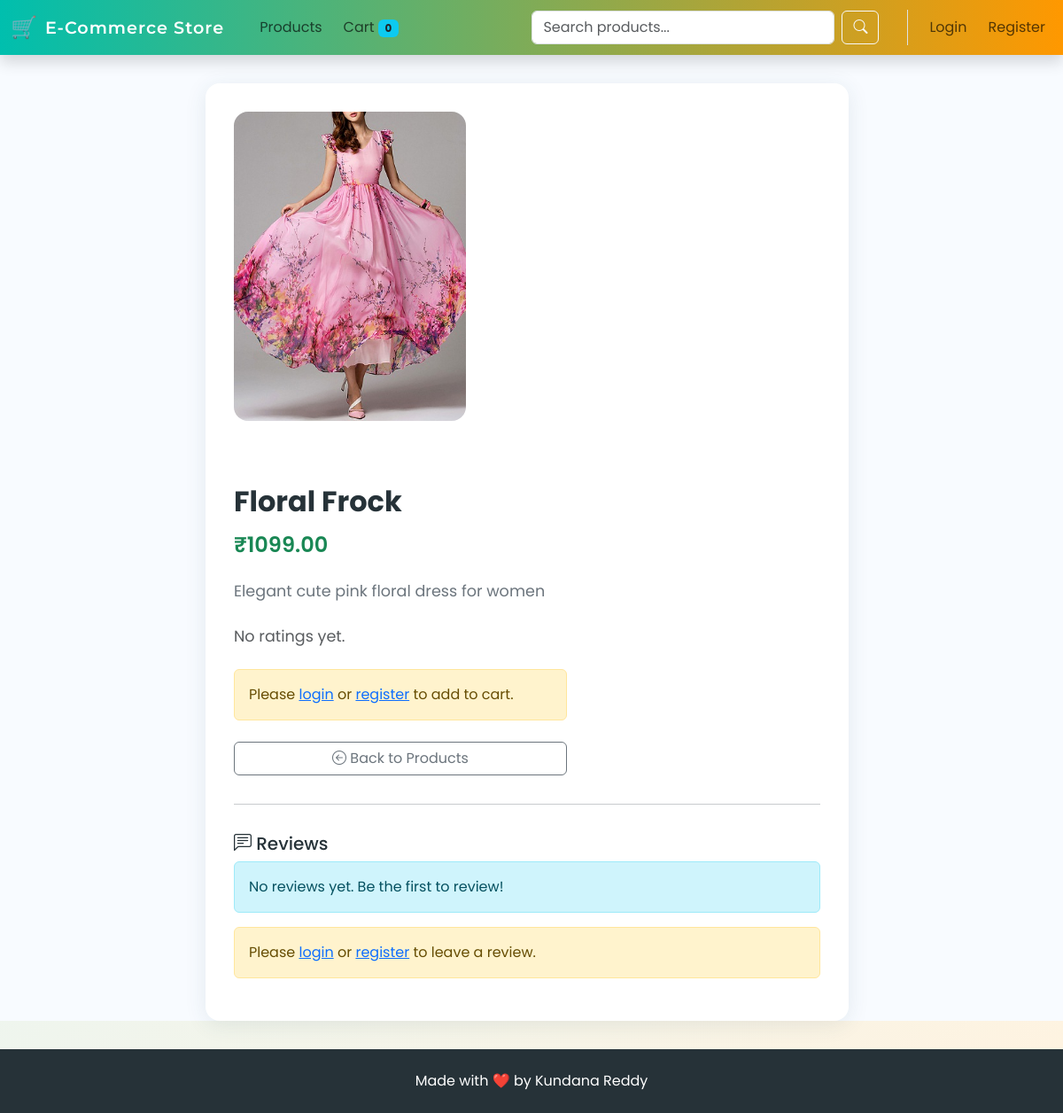
/products/82/floral-frock/, run on the app's committed database.
### store/models.py (models this page shows, shortened)
class Product(models.Model):
    category = models.ForeignKey(Category, related_name='products', on_delete=models.CASCADE)
    name = models.CharField(max_length=255, db_index=True)
    slug = models.SlugField(max_length=255, db_index=True)
    description = models.TextField(blank=True)
    price = models.DecimalField(max_digits=10, decimal_places=2)
    image = models.ImageField(upload_to='products/%Y/%m/%d', blank=True)
    stock = models.PositiveIntegerField()
    available = models.BooleanField(default=True)
    created = models.DateTimeField(auto_now_add=True)
    updated = models.DateTimeField(auto_now=True)
    class Meta:
        ordering = ('name',)
        index_together = (('id', 'slug'),)

### store/views.py (the view, shortened to what this page needs)
# urls.py: path('products/<int:id>/<slug:slug>/', views.product_detail, name='product_detail'),
def product_detail(request, id, slug):
    try:
        product = get_object_or_404(Product, id=id, slug=slug, available=True)
        reviews = product.reviews.select_related('user').all()
        avg_rating = reviews.aggregate(models.Avg('rating'))['rating__avg']
        review_submitted = False
        return render(request, 'store/product_detail.html', {
            'product': product,
            'now': timezone.now(),
            'reviews': reviews,
            'avg_rating': avg_rating,
            'review_submitted': review_submitted
        })
    except Http404:
        messages.error(request, "Product not found.")
        return redirect('product_list')
    except Exception as e:
        logger.error(f"Error in product_detail view: {e}")
        messages.error(request, "An error occurred while loading the product.")
        return redirect('product_list')

### store/templates/store/product_detail.html (shortened to what this page needs)
{% extends 'store/base.html' %}
{% block content %}
<div class="container animate__animated animate__fadeIn">
    <div class="row justify-content-center">
        <div class="col-lg-8">
            <div class="product-detail-card">
                <div class="row g-4 align-items-center">
                    <div class="col-md-5 text-center">
                        {% if product.image %}
                        <img src="{{ product.image.url }}" class="product-detail-img" alt="{{ product.name }}">
                        {% else %}
                        <div class="no-img-placeholder">No Image Available</div>
                        {% endif %}
                    </div>
                    <div class="col-md-7 d-flex flex-column gap-2">
                        <h1 class="fw-bold" style="font-size:2rem;">{{ product.name }}</h1>
                        <h3 class="text-success fw-semibold" style="font-size:1.5rem;">₹{{ product.price }}</h3>
                        <p class="text-secondary" style="font-size:1.1rem;">{{ product.description }}</p>
                        {% if avg_rating %}
                        <p><strong>Average Rating:</strong> <span class="text-warning">{% for i in "12345"|make_list %}{% if forloop.counter <= avg_rating %}<i class="bi bi-star-fill"></i>{% elif forloop.counter <= avg_rating|add:'1' %}<i class="bi bi-star-half"></i>{% else %}<i class="bi bi-star"></i>{% endif %}{% endfor %}</span> ({{ avg_rating|floatformat:1 }}/5)</p>
                        {% else %}
                        <p class="text-muted">No ratings yet.</p>
                        {% endif %}
                        {% if user.is_authenticated %}
                        <form action="{% url 'add_to_cart' product.id %}" method="post" class="mb-2">
                            {% csrf_token %}
                            <div class="input-group" style="max-width: 200px;">
                                <input type="number" name="quantity" value="1" min="1" class="form-control">
                                <button type="submit" class="btn btn-success"><i class="bi bi-cart-plus"></i> Add to Cart</button>
                            </div>
                        </form>
                        {% else %}
                        <div class="alert alert-warning mb-2">Please <a href="{% url 'login' %}">login</a> or <a href="{% url 'register' %}">register</a> to add to cart.</div>
                        {% endif %}
                        <a href="{% url 'product_list' %}" class="btn btn-outline-secondary"><i class="bi bi-arrow-left-circle"></i> Back to Products</a>
                    </div>
                </div>
                <hr>
                <h5 class="mt-4"><i class="bi bi-chat-left-text"></i> Reviews</h5>
                {% if reviews %}
                    <ul class="list-group mb-3">
                        {% for review in reviews %}
                        <li class="list-group-item">
                            <div class="d-flex justify-content-between align-items-center">
                                <span><strong>{{ review.user.username }}</strong> <span class="text-warning">{% for i in "12345"|make_list %}{% if forloop.counter <= review.rating %}<i class="bi bi-star-fill"></i>{% else %}<i class="bi bi-star"></i>{% endif %}{% endfor %}</span></span>
                                <small class="text-muted">{{ review.created|date:"M d, Y H:i" }}</small>
                            </div>
                            <div>{{ review.comment|linebreaksbr }}</div>
                        </li>
                        {% endfor %}
                    </ul>
                {% else %}
                    <div class="alert alert-info">No reviews yet. Be the first to review!</div>
                {% endif %}
                {% if user.is_authenticated %}
                    {% if review_submitted %}
                        <div class="alert alert-success animate__animated animate__fadeInDown"><i class="bi bi-check-circle"></i> Thank you for your review!</div>
                    {% else %}
                    <form method="post" class="mt-3 animate__animated animate__fadeInUp">
                        {% csrf_token %}
                        <input type="hidden" name="review_submit" value="1">
                        <div class="mb-2">
                            <label for="rating" class="form-label">Your Rating:</label>
                            <select name="rating" id="rating" class="form-select" style="max-width: 120px; display: inline-block;">
                                {% for i in "54321"|make_list %}
                                <option value="{{ i }}">{{ i }}</option>
                                {% endfor %}
                            </select>
                        </div>
                        <div class="mb-2">
                            <label for="comment" class="form-label">Your Review:</label>
                            <textarea name="comment" id="comment" class="form-control" rows="2" placeholder="Write your review..."></textarea>
                        </div>
                        <button type="submit" class="btn btn-primary"><i class="bi bi-send"></i> Submit Review</button>
                    </form>
                    {% endif %}
                {% else %}
                    <div class="alert alert-warning mt-3">Please <a href="{% url 'login' %}">login</a> or <a href="{% url 'register' %}">register</a> to leave a review.</div>
                {% endif %}
            </div>
        </div>
    </div>
</div>
{% endblock %}
{% block extra_head %}
<link rel="stylesheet" href="https://cdnjs.cloudflare.com/ajax/libs/animate.css/4.1.1/animate.min.css"/>
{% endblock %}

### store/static/store/style.css (style rules this page uses)
body { font-family: 'Poppins', 'Montserrat', Arial, sans-serif; background: linear-gradient(135deg, #f5f7fa 0%, #c3cfe2 100%); color: #263238; }
.row > [class^='col-'] { display: flex; align-items: stretch; }
.row.g-4 { row-gap: 2rem; column-gap: 1.5rem; }
.product-detail-card { background: #fff; border-radius: 1rem; box-shadow: 0 4px 24px rgba(44,83,100,0.10); padding: 2rem; margin-top: 2rem; }
.product-detail-img { max-width: 100%; max-height: 350px; object-fit: contain; border-radius: 1rem; background: #f5f7fa; margin-bottom: 1rem; }
.product-detail-card h1 { font-size: 2rem; font-weight: 700; margin-bottom: 0.5rem; }
.product-detail-card h3 { font-size: 1.5rem; font-weight: 600; margin-bottom: 1rem; }
.product-detail-card p { font-size: 1.1rem; color: #555; }
.product-detail-card .btn { margin-top: 0.5rem; }
.product-detail-card hr { margin: 2rem 0 1rem 0; }
.mt-4 { margin-top: 2rem !important; }

### store/templates/store/base.html (style rules this page uses)
body { font-family: 'Poppins', 'Montserrat', Arial, sans-serif; background: linear-gradient(135deg, #e0f7fa 0%, #fff3e0 100%); }

### data on the page
Product: image (picture), name "Floral Frock", price "1099.00", description "Elegant cute pink floral dress for women"
